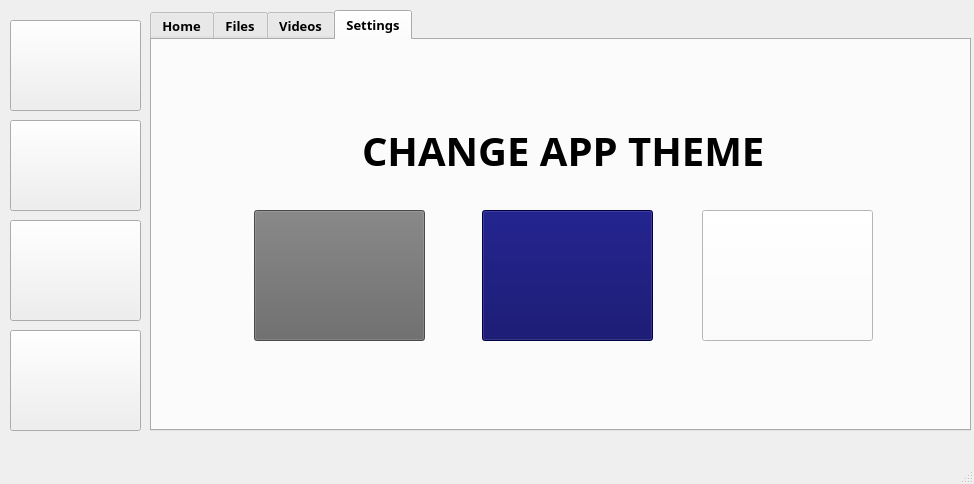
<?xml version="1.0" encoding="UTF-8"?>
<ui version="4.0">
 <class>MainWindow</class>
 <widget class="QMainWindow" name="MainWindow">
  <property name="geometry">
   <rect>
    <x>0</x>
    <y>0</y>
    <width>974</width>
    <height>484</height>
   </rect>
  </property>
  <property name="windowTitle">
   <string>MainWindow</string>
  </property>
  <widget class="QWidget" name="centralwidget">
   <widget class="QTabWidget" name="tabWidget_2">
    <property name="geometry">
     <rect>
      <x>150</x>
      <y>10</y>
      <width>821</width>
      <height>421</height>
     </rect>
    </property>
    <property name="font">
     <font>
      <family>Arial Unicode MS</family>
      <pointsize>10</pointsize>
      <weight>75</weight>
      <bold>true</bold>
     </font>
    </property>
    <property name="toolTip">
     <string>&lt;html&gt;&lt;head/&gt;&lt;body&gt;&lt;p&gt;Download only one Video&lt;/p&gt;&lt;/body&gt;&lt;/html&gt;</string>
    </property>
    <property name="accessibleName">
     <string>Video</string>
    </property>
    <property name="layoutDirection">
     <enum>Qt::LeftToRight</enum>
    </property>
    <property name="autoFillBackground">
     <bool>true</bool>
    </property>
    <property name="tabPosition">
     <enum>QTabWidget::North</enum>
    </property>
    <property name="tabShape">
     <enum>QTabWidget::Rounded</enum>
    </property>
    <property name="currentIndex">
     <number>3</number>
    </property>
    <property name="elideMode">
     <enum>Qt::ElideNone</enum>
    </property>
    <property name="movable">
     <bool>false</bool>
    </property>
    <widget class="QWidget" name="tab">
     <attribute name="title">
      <string>Home</string>
     </attribute>
     <widget class="QLabel" name="label_8">
      <property name="geometry">
       <rect>
        <x>90</x>
        <y>40</y>
        <width>251</width>
        <height>111</height>
       </rect>
      </property>
      <property name="text">
       <string/>
      </property>
     </widget>
     <widget class="QPushButton" name="pushButton_15">
      <property name="geometry">
       <rect>
        <x>80</x>
        <y>50</y>
        <width>131</width>
        <height>121</height>
       </rect>
      </property>
      <property name="text">
       <string/>
      </property>
      <property name="icon">
       <iconset resource="photo.qrc">
        <normaloff>:/icons/home_download.png</normaloff>:/icons/home_download.png</iconset>
      </property>
      <property name="iconSize">
       <size>
        <width>80</width>
        <height>80</height>
       </size>
      </property>
     </widget>
     <widget class="QPushButton" name="pushButton_16">
      <property name="geometry">
       <rect>
        <x>80</x>
        <y>210</y>
        <width>131</width>
        <height>121</height>
       </rect>
      </property>
      <property name="text">
       <string/>
      </property>
      <property name="icon">
       <iconset resource="photo.qrc">
        <normaloff>:/icons/home_youtube.png</normaloff>:/icons/home_youtube.png</iconset>
      </property>
      <property name="iconSize">
       <size>
        <width>90</width>
        <height>90</height>
       </size>
      </property>
     </widget>
     <widget class="QPushButton" name="pushButton_17">
      <property name="geometry">
       <rect>
        <x>420</x>
        <y>50</y>
        <width>131</width>
        <height>121</height>
       </rect>
      </property>
      <property name="text">
       <string/>
      </property>
      <property name="icon">
       <iconset resource="photo.qrc">
        <normaloff>:/icons/youtube.png</normaloff>:/icons/youtube.png</iconset>
      </property>
      <property name="iconSize">
       <size>
        <width>80</width>
        <height>80</height>
       </size>
      </property>
     </widget>
     <widget class="QPushButton" name="pushButton_18">
      <property name="geometry">
       <rect>
        <x>420</x>
        <y>210</y>
        <width>131</width>
        <height>121</height>
       </rect>
      </property>
      <property name="text">
       <string/>
      </property>
      <property name="icon">
       <iconset resource="photo.qrc">
        <normaloff>:/icons/home_settings.png</normaloff>:/icons/home_settings.png</iconset>
      </property>
      <property name="iconSize">
       <size>
        <width>80</width>
        <height>80</height>
       </size>
      </property>
     </widget>
     <widget class="QLabel" name="label_9">
      <property name="geometry">
       <rect>
        <x>230</x>
        <y>70</y>
        <width>171</width>
        <height>81</height>
       </rect>
      </property>
      <property name="font">
       <font>
        <family>Yu Gothic UI Semibold</family>
       </font>
      </property>
      <property name="layoutDirection">
       <enum>Qt::LeftToRight</enum>
      </property>
      <property name="frameShape">
       <enum>QFrame::Box</enum>
      </property>
      <property name="lineWidth">
       <number>0</number>
      </property>
      <property name="text">
       <string>Allows you to download any type of file</string>
      </property>
      <property name="wordWrap">
       <bool>true</bool>
      </property>
      <property name="margin">
       <number>2</number>
      </property>
     </widget>
     <widget class="QLabel" name="label_10">
      <property name="geometry">
       <rect>
        <x>230</x>
        <y>230</y>
        <width>171</width>
        <height>81</height>
       </rect>
      </property>
      <property name="font">
       <font>
        <family>Yu Gothic UI Semibold</family>
       </font>
      </property>
      <property name="text">
       <string>You can download Playlists in one click</string>
      </property>
      <property name="wordWrap">
       <bool>true</bool>
      </property>
      <property name="margin">
       <number>2</number>
      </property>
     </widget>
     <widget class="QLabel" name="label_11">
      <property name="geometry">
       <rect>
        <x>580</x>
        <y>70</y>
        <width>171</width>
        <height>81</height>
       </rect>
      </property>
      <property name="font">
       <font>
        <family>Yu Gothic UI Semibold</family>
       </font>
      </property>
      <property name="text">
       <string>Download your favourite YouTube Video</string>
      </property>
      <property name="wordWrap">
       <bool>true</bool>
      </property>
     </widget>
     <widget class="QLabel" name="label_13">
      <property name="geometry">
       <rect>
        <x>580</x>
        <y>230</y>
        <width>171</width>
        <height>81</height>
       </rect>
      </property>
      <property name="font">
       <font>
        <family>Yu Gothic UI Semibold</family>
       </font>
      </property>
      <property name="text">
       <string>Change Themes and customize your App</string>
      </property>
      <property name="wordWrap">
       <bool>true</bool>
      </property>
      <property name="margin">
       <number>2</number>
      </property>
     </widget>
    </widget>
    <widget class="QWidget" name="Files">
     <attribute name="title">
      <string>Files</string>
     </attribute>
     <widget class="QPushButton" name="pushButton">
      <property name="geometry">
       <rect>
        <x>590</x>
        <y>260</y>
        <width>161</width>
        <height>51</height>
       </rect>
      </property>
      <property name="font">
       <font>
        <family>Arial Unicode MS</family>
        <pointsize>12</pointsize>
        <weight>50</weight>
        <bold>false</bold>
       </font>
      </property>
      <property name="text">
       <string>Download</string>
      </property>
     </widget>
     <widget class="QLineEdit" name="lineEdit">
      <property name="geometry">
       <rect>
        <x>90</x>
        <y>50</y>
        <width>661</width>
        <height>41</height>
       </rect>
      </property>
      <property name="placeholderText">
       <string>Enter any link of the file you want to download</string>
      </property>
     </widget>
     <widget class="QLineEdit" name="lineEdit_2">
      <property name="geometry">
       <rect>
        <x>90</x>
        <y>120</y>
        <width>591</width>
        <height>41</height>
       </rect>
      </property>
      <property name="placeholderText">
       <string>Save the file to location ..</string>
      </property>
     </widget>
     <widget class="QPushButton" name="pushButton_2">
      <property name="geometry">
       <rect>
        <x>690</x>
        <y>120</y>
        <width>61</width>
        <height>41</height>
       </rect>
      </property>
      <property name="text">
       <string/>
      </property>
      <property name="icon">
       <iconset resource="photo.qrc">
        <normaloff>:/icons/browse.png</normaloff>:/icons/browse.png</iconset>
      </property>
      <property name="iconSize">
       <size>
        <width>50</width>
        <height>30</height>
       </size>
      </property>
     </widget>
     <widget class="QProgressBar" name="progressBar">
      <property name="geometry">
       <rect>
        <x>90</x>
        <y>200</y>
        <width>711</width>
        <height>21</height>
       </rect>
      </property>
      <property name="value">
       <number>0</number>
      </property>
     </widget>
    </widget>
    <widget class="QWidget" name="Videos">
     <attribute name="title">
      <string>Videos</string>
     </attribute>
     <widget class="QTabWidget" name="tabWidget">
      <property name="geometry">
       <rect>
        <x>30</x>
        <y>10</y>
        <width>801</width>
        <height>421</height>
       </rect>
      </property>
      <property name="font">
       <font>
        <family>Arial</family>
        <pointsize>9</pointsize>
        <weight>75</weight>
        <bold>true</bold>
        <underline>false</underline>
       </font>
      </property>
      <property name="currentIndex">
       <number>1</number>
      </property>
      <widget class="QWidget" name="Video">
       <attribute name="title">
        <string>Video</string>
       </attribute>
       <widget class="QLineEdit" name="lineEdit_3">
        <property name="geometry">
         <rect>
          <x>80</x>
          <y>40</y>
          <width>551</width>
          <height>41</height>
         </rect>
        </property>
        <property name="placeholderText">
         <string>Enter any valid youtube link</string>
        </property>
       </widget>
       <widget class="QLineEdit" name="lineEdit_4">
        <property name="geometry">
         <rect>
          <x>80</x>
          <y>90</y>
          <width>551</width>
          <height>41</height>
         </rect>
        </property>
        <property name="text">
         <string/>
        </property>
        <property name="placeholderText">
         <string>Save to location</string>
        </property>
       </widget>
       <widget class="QPushButton" name="pushButton_3">
        <property name="geometry">
         <rect>
          <x>650</x>
          <y>90</y>
          <width>61</width>
          <height>41</height>
         </rect>
        </property>
        <property name="text">
         <string/>
        </property>
        <property name="icon">
         <iconset resource="photo.qrc">
          <normaloff>:/icons/browse.png</normaloff>:/icons/browse.png</iconset>
        </property>
        <property name="iconSize">
         <size>
          <width>30</width>
          <height>30</height>
         </size>
        </property>
       </widget>
       <widget class="QPushButton" name="pushButton_4">
        <property name="geometry">
         <rect>
          <x>560</x>
          <y>290</y>
          <width>151</width>
          <height>41</height>
         </rect>
        </property>
        <property name="text">
         <string>DOWNLOAD</string>
        </property>
       </widget>
       <widget class="QProgressBar" name="progressBar_2">
        <property name="geometry">
         <rect>
          <x>80</x>
          <y>230</y>
          <width>681</width>
          <height>16</height>
         </rect>
        </property>
        <property name="value">
         <number>0</number>
        </property>
       </widget>
       <widget class="QLabel" name="label">
        <property name="geometry">
         <rect>
          <x>90</x>
          <y>160</y>
          <width>151</width>
          <height>31</height>
         </rect>
        </property>
        <property name="font">
         <font>
          <family>Arial</family>
          <pointsize>11</pointsize>
          <weight>50</weight>
          <bold>false</bold>
          <underline>false</underline>
         </font>
        </property>
        <property name="text">
         <string>Video Quality</string>
        </property>
       </widget>
       <widget class="QComboBox" name="comboBox">
        <property name="geometry">
         <rect>
          <x>390</x>
          <y>160</y>
          <width>321</width>
          <height>31</height>
         </rect>
        </property>
       </widget>
       <widget class="QPushButton" name="pushButton_5">
        <property name="geometry">
         <rect>
          <x>650</x>
          <y>40</y>
          <width>61</width>
          <height>41</height>
         </rect>
        </property>
        <property name="font">
         <font>
          <family>Arial</family>
          <pointsize>15</pointsize>
          <weight>75</weight>
          <bold>true</bold>
          <underline>false</underline>
         </font>
        </property>
        <property name="text">
         <string/>
        </property>
        <property name="icon">
         <iconset resource="photo.qrc">
          <normaloff>:/icons/check.png</normaloff>:/icons/check.png</iconset>
        </property>
        <property name="iconSize">
         <size>
          <width>30</width>
          <height>30</height>
         </size>
        </property>
       </widget>
       <widget class="QLabel" name="label_6">
        <property name="geometry">
         <rect>
          <x>80</x>
          <y>300</y>
          <width>161</width>
          <height>16</height>
         </rect>
        </property>
        <property name="text">
         <string>Estimated Time left :</string>
        </property>
       </widget>
      </widget>
      <widget class="QWidget" name="Playlist">
       <attribute name="title">
        <string>Playlist</string>
       </attribute>
       <widget class="QLineEdit" name="lineEdit_5">
        <property name="geometry">
         <rect>
          <x>60</x>
          <y>30</y>
          <width>661</width>
          <height>31</height>
         </rect>
        </property>
        <property name="placeholderText">
         <string>Enter playlist url here</string>
        </property>
       </widget>
       <widget class="QLineEdit" name="lineEdit_6">
        <property name="geometry">
         <rect>
          <x>60</x>
          <y>70</y>
          <width>561</width>
          <height>31</height>
         </rect>
        </property>
        <property name="placeholderText">
         <string>Enter folder location where you want to save your download</string>
        </property>
       </widget>
       <widget class="QPushButton" name="pushButton_6">
        <property name="geometry">
         <rect>
          <x>640</x>
          <y>70</y>
          <width>81</width>
          <height>31</height>
         </rect>
        </property>
        <property name="text">
         <string>Browse</string>
        </property>
       </widget>
       <widget class="QLabel" name="label_2">
        <property name="geometry">
         <rect>
          <x>60</x>
          <y>130</y>
          <width>181</width>
          <height>21</height>
         </rect>
        </property>
        <property name="font">
         <font>
          <family>Arial</family>
          <pointsize>11</pointsize>
          <weight>50</weight>
          <bold>false</bold>
          <underline>false</underline>
         </font>
        </property>
        <property name="text">
         <string>Video Quality</string>
        </property>
       </widget>
       <widget class="QComboBox" name="comboBox_2">
        <property name="geometry">
         <rect>
          <x>350</x>
          <y>130</y>
          <width>371</width>
          <height>22</height>
         </rect>
        </property>
        <item>
         <property name="text">
          <string>1080p</string>
         </property>
        </item>
        <item>
         <property name="text">
          <string>720p</string>
         </property>
        </item>
        <item>
         <property name="text">
          <string>480p</string>
         </property>
        </item>
        <item>
         <property name="text">
          <string>360p</string>
         </property>
        </item>
        <item>
         <property name="text">
          <string>240p</string>
         </property>
        </item>
       </widget>
       <widget class="QLabel" name="label_3">
        <property name="geometry">
         <rect>
          <x>60</x>
          <y>190</y>
          <width>121</width>
          <height>16</height>
         </rect>
        </property>
        <property name="text">
         <string>Current Video :</string>
        </property>
       </widget>
       <widget class="QLabel" name="label_4">
        <property name="geometry">
         <rect>
          <x>370</x>
          <y>190</y>
          <width>161</width>
          <height>16</height>
         </rect>
        </property>
        <property name="text">
         <string>Total Videos in Playlist :</string>
        </property>
       </widget>
       <widget class="QProgressBar" name="progressBar_3">
        <property name="geometry">
         <rect>
          <x>60</x>
          <y>230</y>
          <width>711</width>
          <height>23</height>
         </rect>
        </property>
        <property name="value">
         <number>0</number>
        </property>
       </widget>
       <widget class="QPushButton" name="pushButton_8">
        <property name="geometry">
         <rect>
          <x>570</x>
          <y>290</y>
          <width>151</width>
          <height>41</height>
         </rect>
        </property>
        <property name="text">
         <string>DOWNLOAD</string>
        </property>
       </widget>
       <widget class="QLabel" name="label_5">
        <property name="geometry">
         <rect>
          <x>60</x>
          <y>300</y>
          <width>181</width>
          <height>16</height>
         </rect>
        </property>
        <property name="text">
         <string>Estimated Time Left :</string>
        </property>
       </widget>
       <widget class="QLCDNumber" name="lcdNumber">
        <property name="geometry">
         <rect>
          <x>200</x>
          <y>180</y>
          <width>71</width>
          <height>31</height>
         </rect>
        </property>
       </widget>
       <widget class="QLCDNumber" name="lcdNumber_2">
        <property name="geometry">
         <rect>
          <x>570</x>
          <y>180</y>
          <width>81</width>
          <height>31</height>
         </rect>
        </property>
        <property name="font">
         <font>
          <pointsize>13</pointsize>
          <weight>75</weight>
          <bold>true</bold>
         </font>
        </property>
        <property name="styleSheet">
         <string notr="true">color:rgb(0, 0, 0)</string>
        </property>
        <property name="intValue" stdset="0">
         <number>0</number>
        </property>
       </widget>
       <widget class="QLabel" name="label_7">
        <property name="geometry">
         <rect>
          <x>220</x>
          <y>300</y>
          <width>161</width>
          <height>16</height>
         </rect>
        </property>
        <property name="text">
         <string>TextLabel</string>
        </property>
       </widget>
      </widget>
     </widget>
    </widget>
    <widget class="QWidget" name="tab_2">
     <attribute name="title">
      <string>Settings</string>
     </attribute>
     <widget class="QLabel" name="label_12">
      <property name="geometry">
       <rect>
        <x>210</x>
        <y>70</y>
        <width>421</width>
        <height>81</height>
       </rect>
      </property>
      <property name="font">
       <font>
        <family>Tw Cen MT Condensed Extra Bold</family>
        <pointsize>30</pointsize>
       </font>
      </property>
      <property name="text">
       <string>CHANGE APP THEME</string>
      </property>
     </widget>
     <widget class="QPushButton" name="pushButton_7">
      <property name="geometry">
       <rect>
        <x>102</x>
        <y>170</y>
        <width>171</width>
        <height>131</height>
       </rect>
      </property>
      <property name="styleSheet">
       <string notr="true">background-color: rgb(102, 102, 102);</string>
      </property>
      <property name="text">
       <string/>
      </property>
     </widget>
     <widget class="QPushButton" name="pushButton_9">
      <property name="geometry">
       <rect>
        <x>330</x>
        <y>170</y>
        <width>171</width>
        <height>131</height>
       </rect>
      </property>
      <property name="styleSheet">
       <string notr="true">background-color: rgb(0, 0, 95);</string>
      </property>
      <property name="text">
       <string/>
      </property>
     </widget>
     <widget class="QPushButton" name="pushButton_10">
      <property name="geometry">
       <rect>
        <x>550</x>
        <y>170</y>
        <width>171</width>
        <height>131</height>
       </rect>
      </property>
      <property name="styleSheet">
       <string notr="true">background-color: rgb(255, 255, 255);</string>
      </property>
      <property name="text">
       <string/>
      </property>
     </widget>
    </widget>
   </widget>
   <widget class="QPushButton" name="pushButton_11">
    <property name="geometry">
     <rect>
      <x>10</x>
      <y>220</y>
      <width>131</width>
      <height>101</height>
     </rect>
    </property>
    <property name="text">
     <string/>
    </property>
    <property name="icon">
     <iconset resource="photo.qrc">
      <normaloff>:/icons/youtube.png</normaloff>:/icons/youtube.png</iconset>
    </property>
    <property name="iconSize">
     <size>
      <width>65</width>
      <height>65</height>
     </size>
    </property>
   </widget>
   <widget class="QPushButton" name="pushButton_13">
    <property name="geometry">
     <rect>
      <x>10</x>
      <y>20</y>
      <width>131</width>
      <height>91</height>
     </rect>
    </property>
    <property name="text">
     <string/>
    </property>
    <property name="icon">
     <iconset resource="photo.qrc">
      <normaloff>:/icons/home.png</normaloff>:/icons/home.png</iconset>
    </property>
    <property name="iconSize">
     <size>
      <width>70</width>
      <height>55</height>
     </size>
    </property>
   </widget>
   <widget class="QPushButton" name="pushButton_14">
    <property name="geometry">
     <rect>
      <x>10</x>
      <y>330</y>
      <width>131</width>
      <height>101</height>
     </rect>
    </property>
    <property name="text">
     <string/>
    </property>
    <property name="icon">
     <iconset resource="photo.qrc">
      <normaloff>:/icons/setting.png</normaloff>:/icons/setting.png</iconset>
    </property>
    <property name="iconSize">
     <size>
      <width>60</width>
      <height>56</height>
     </size>
    </property>
   </widget>
   <widget class="QPushButton" name="pushButton_12">
    <property name="geometry">
     <rect>
      <x>10</x>
      <y>120</y>
      <width>131</width>
      <height>91</height>
     </rect>
    </property>
    <property name="text">
     <string/>
    </property>
    <property name="icon">
     <iconset resource="photo.qrc">
      <normaloff>:/icons/download.png</normaloff>:/icons/download.png</iconset>
    </property>
    <property name="iconSize">
     <size>
      <width>65</width>
      <height>50</height>
     </size>
    </property>
   </widget>
  </widget>
  <widget class="QMenuBar" name="menubar">
   <property name="geometry">
    <rect>
     <x>0</x>
     <y>0</y>
     <width>974</width>
     <height>26</height>
    </rect>
   </property>
  </widget>
  <widget class="QStatusBar" name="statusbar"/>
 </widget>
 <resources>
  <include location="photo.qrc"/>
 </resources>
 <connections/>
</ui>
